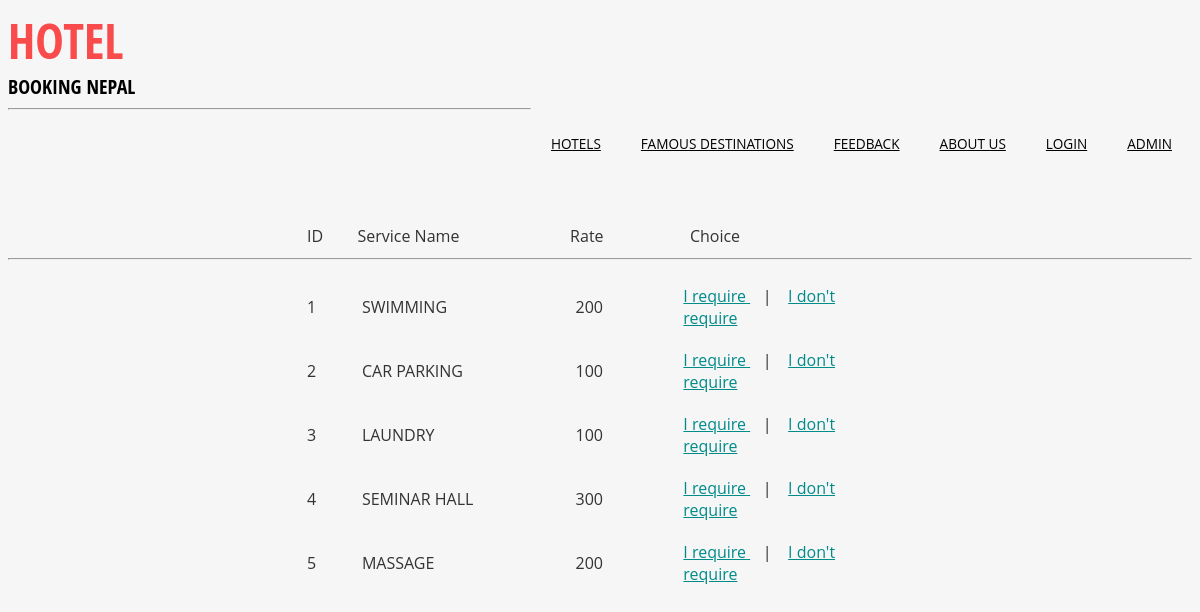
/php/services.php, run on the app's committed database.
### tables this page shows
CREATE TABLE IF NOT EXISTS `services` (
  `serviceID` int(11) NOT NULL,
  `service_name` varchar(15) NOT NULL,
  `service_rate` int(11) NOT NULL
);

### php/services.php (the view, shortened to what this page needs)
<?php
require 'header.php';
$display= "";
?>
<?php
$mysqli = new mysqli("localhost", "root", "", "reservation") or die($mysqli->error);
$select = $mysqli->query("SELECT * FROM services");
while($rows = $select->fetch_array(MYSQL_ASSOC)){
    $serviceID = $rows['serviceID'];
    $serviceName = implode(" ", explode("_", strtoupper($rows['service_name'])));
    $rate = $rows['service_rate'];
    $display .= "<center>
    <table width='50%'>
        <tr>
            <td width='5%'>$serviceID</td>
            <td width='20%'>$serviceName</td>
            <td width='10%'>$rate</td>
            <td width='20%'><a href='services.php?id=$serviceID'>I require </a>&nbsp;&nbsp; | &nbsp;&nbsp; <a href='services.php?did=$serviceID'>I don't require </a></td>
        </tr>
    </table></center>
    ";
}
?>
    <hr>
    <center>
        <table width='50%'>
            <tr>
                <td width='5%'>ID</td>
                <td width='20%'>Service Name</td>
                <td width='10%'>&nbsp;&nbsp;&nbsp;&nbsp;Rate</td>
                <td width="25%">&nbsp;&nbsp;&nbsp;&nbsp;&nbsp;&nbsp;&nbsp;&nbsp;&nbsp;Choice</td>
            </tr>
        </table></center>
<hr>
<?= $display;?>

### css/style.css (style rules this page uses)
body { font-family: helvetica, arial, sans-serif; background-color: lightgoldenrodyellow; color:#333333; }
a { color: darkcyan; }
td,tr { padding-top:15px; }

### css/abcd.css (style rules this page uses)
html, body { font-family: 'Open Sans', sans-serif; background:#F6F6F6; }
body a { transition:0.5s all; -webkit-transition:0.5s all; -moz-transition:0.5s all; -o-transition:0.5s all; -ms-transition:0.5s all; }

### data on the page
services: serviceID "1", service_name "SWIMMING", service_rate "200"
services: serviceID "2", service_name "CAR PARKING", service_rate "100"
services: serviceID "3", service_name "LAUNDRY", service_rate "100"
services: serviceID "4", service_name "SEMINAR HALL", service_rate "300"
services: serviceID "5", service_name "MASSAGE", service_rate "200"

### other printed values
$id[0] "HOTEL"
$id[1] "BOOKING NEPAL"
